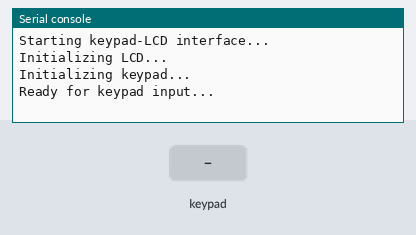
The program below on a simulated ESP32 board running MicroPython. On the bench: the last lines printed to the serial console. The test bench sets the inputs (shaded band).

Above: at 3.7 s.
3.8 s: key '1' pressed
At 4.8 s:
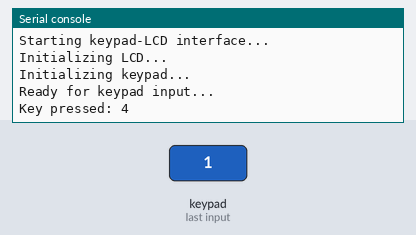
5.3 s: keypad keys 1 2 pressed 0.4 s apart
At 6.3 s:
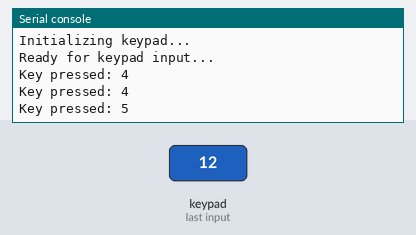
7.6 s: key '3' pressed
At 8.8 s:
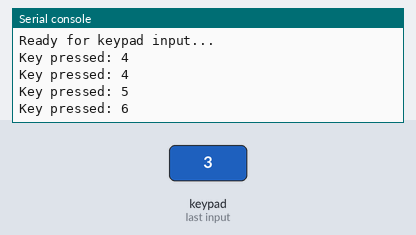
9.1 s: keypad keys 1 2 # pressed 0.4 s apart
At 10.8 s:
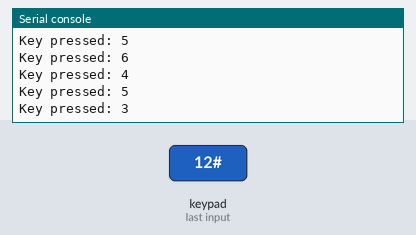
Timing chart, 0 to 12.3 s (numbered marks = the images above; inputs shaded):
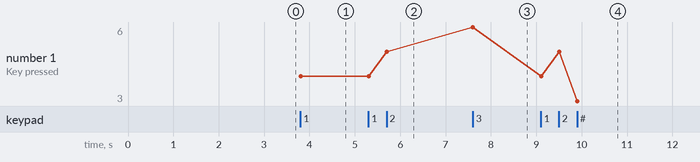

The program:

KeypadLCDTest.py
```python
import machine
import time
import utime
from machine import Pin, UART

# Define the keypad layout
KEYPAD_KEYS = [
    ['1', '2', '3'],
    ['4', '5', '6'],
    ['7', '8', '9'],
    ['*', '0', '#']
]

class RgbLcdDisplay:
    """Class to interface with the 16x2 LCD RGB display via USB-C UART"""

    def __init__(self, uart_id=1, baud_rate=9600):
        """Initialize the RGB LCD display using the USB-C UART connection"""
        self.uart = UART(uart_id, baud_rate)
        self.uart.init(baud_rate, bits=8, parity=None, stop=1)
        time.sleep(0.1)  # Wait for UART to initialize

    def clear(self):
        """Clear the display"""
        self.uart.write(b'\xFE\x58')  # Command to clear display
        time.sleep(0.1)  # Give display time to process

    def home(self):
        """Move cursor to home position"""
        self.uart.write(b'\xFE\x48')
        time.sleep(0.05)

    def set_cursor(self, row, col):
        """Position the cursor at specified row and column (0-indexed)"""
        # Calculate cursor position according to Matrix Orbital spec
        # Matrix Orbital uses 1-indexed positions, so we add 1
        col_pos = col + 1
        row_pos = row + 1
        self.uart.write(bytes([0xFE, 0x47, col_pos, row_pos]))
        time.sleep(0.01)

    def print(self, text):
        """Print text at the current cursor position"""
        self.uart.write(text.encode())
        time.sleep(0.05)

    def write(self, text):
        """Alias for print method"""
        self.print(text)

    def set_rgb(self, r, g, b):
        """Set the backlight color using RGB values (0-255)"""
        self.uart.write(b'\xFE\xD0' + bytes([r, g, b]))
        time.sleep(0.05)

    def set_color(self, color):
        """Set color using predefined colors"""
        colors = {
            "red": (255, 0, 0),
            "green": (0, 255, 0),
            "blue": (0, 0, 255),
            "yellow": (255, 255, 0),
            "teal": (0, 255, 255),
            "violet": (255, 0, 255),
            "white": (255, 255, 255),
            "off": (0, 0, 0)
        }

        if color in colors:
            r, g, b = colors[color]
            self.set_rgb(r, g, b)

    def display_on(self, minutes=0):
        """Turn the display on"""
        self.uart.write(bytes([0xFE, 0x42, minutes]))
        time.sleep(0.05)

    def display_off(self):
        """Turn the display off"""
        self.uart.write(b'\xFE\x46')
        time.sleep(0.05)

    def underline_cursor_on(self):
        """Turn on the underline cursor"""
        self.uart.write(b'\xFE\x4A')
        time.sleep(0.05)

    def underline_cursor_off(self):
        """Turn off the underline cursor"""
        self.uart.write(b'\xFE\x4B')
        time.sleep(0.05)

    def block_cursor_on(self):
        """Turn on the blinking block cursor"""
        self.uart.write(b'\xFE\x53')
        time.sleep(0.05)

    def block_cursor_off(self):
        """Turn off the blinking block cursor"""
        self.uart.write(b'\xFE\x54')
        time.sleep(0.05)

    def create_custom_char(self, location, charmap):
        """Create a custom character in CGRAM"""
        if location > 7:
            raise ValueError("Custom character location must be between 0 and 7")
        if len(charmap) != 8:
            raise ValueError("Character map must have exactly 8 bytes")

        cmd = bytes([0xFE, 0x4E, location]) + bytes(charmap)
        self.uart.write(cmd)
        time.sleep(0.1)


class MatrixKeypad:
    """Class to interface with a matrix keypad."""

    def __init__(self, row_pins, col_pins, keys=KEYPAD_KEYS):
        """
        Initialize the keypad.

        Args:
            row_pins (list): List of GPIO pin numbers for rows
            col_pins (list): List of GPIO pin numbers for columns
            keys (list): 2D list mapping keypad layout
        """
        self.rows = len(row_pins)
        self.cols = len(col_pins)
        self.keys = keys

        # Setup row pins as outputs (initially high)
        self.row_pins = []
        for pin in row_pins:
            self.row_pins.append(Pin(pin, Pin.OUT, value=1))

        # Setup column pins as inputs with pull-down resistors
        self.col_pins = []
        for pin in col_pins:
            self.col_pins.append(Pin(pin, Pin.IN, Pin.PULL_DOWN))

        # Variables for debouncing
        self.last_key_press = None
        self.last_press_time = 0
        self.debounce_time = 200  # ms

    def scan(self):
        """
        Scan the keypad and return the pressed key, or None if no key is pressed.
        Includes debouncing to avoid multiple detections of the same press.
        """
        # Check if enough time has passed since the last press
        if (utime.ticks_ms() - self.last_press_time) < self.debounce_time:
            return None

        # Scan the keypad
        for r, row_pin in enumerate(self.row_pins):
            # Set the current row low
            row_pin.value(0)

            # Check each column
            for c, col_pin in enumerate(self.col_pins):
                if col_pin.value():
                    # Key press detected
                    key = self.keys[r][c]

                    # Set row back high
                    row_pin.value(1)

                    # If same key is pressed again quickly, ignore it (debounce)
                    if key == self.last_key_press and (utime.ticks_ms() - self.last_press_time) < 500:
                        return None

                    # Update last key press info
                    self.last_key_press = key
                    self.last_press_time = utime.ticks_ms()

                    return key

            # Set row back high before checking next row
            row_pin.value(1)

        # No key was pressed
        return None

    def wait_for_key(self):
        """Wait for a key press and return the key."""
        key = None
        while key is None:
            key = self.scan()
            time.sleep_ms(10)
        return key


def main():
    """Main application to interface keypad with LCD."""
    print("Starting keypad-LCD interface...")

    # Define pins for the keypad
    # Modify these according to your actual connections
    ROW_PINS = [1, 2, 3, 4]  # Connected to rows of keypad
    COL_PINS = [5, 6, 7]     # Connected to columns of keypad

    try:
        # Initialize the LCD using USB-C UART
        print("Initializing LCD...")
        lcd = RgbLcdDisplay(uart_id=1)  # UART1 for USB-C port

        # Initialize the keypad
        print("Initializing keypad...")
        keypad = MatrixKeypad(ROW_PINS, COL_PINS)

        # Display welcome message
        lcd.clear()
        lcd.set_cursor(0, 0)  # First row (0-indexed)
        lcd.print("Keypad Test")
        lcd.set_cursor(1, 0)  # Second row (0-indexed)
        lcd.print("Press any key")
        lcd.set_rgb(0, 128, 255)  # Light blue backlight

        # For tracking cursor position (0-indexed)
        cursor_col = 0
        cursor_row = 0
        max_col = 15  # 16 columns (0-15) on a 16x2 display

        # Clear after a short delay
        time.sleep_ms(2000)
        lcd.clear()

        # Enable cursor
        lcd.underline_cursor_on()
        lcd.set_cursor(cursor_row, cursor_col)

        print("Ready for keypad input...")

        while True:
            key = keypad.scan()

            if key:
                print(f"Key pressed: {key}")

                # Handle special keys
                if key == '*':
                    # Backspace functionality
                    if cursor_col > 0:
                        cursor_col -= 1
                        lcd.set_cursor(cursor_row, cursor_col)
                        lcd.write(' ')  # Erase character
                        lcd.set_cursor(cursor_row, cursor_col)
                    elif cursor_row == 1 and cursor_col == 0:
                        # Move to end of first row
                        cursor_row = 0
                        cursor_col = max_col
                        lcd.set_cursor(cursor_row, cursor_col)

                elif key == '#':
                    # Enter/newline functionality
                    if cursor_row == 0:
                        cursor_row = 1
                        cursor_col = 0
                        lcd.set_cursor(cursor_row, cursor_col)
                    else:
                        # Clear and start over if already on second row
                        lcd.clear()
                        cursor_row = 0
                        cursor_col = 0
                        lcd.set_cursor(cursor_row, cursor_col)

                else:
                    # Display the key
                    lcd.write(key)

                    # Update cursor position
                    cursor_col += 1

                    # Handle wrapping
                    if cursor_col > max_col:
                        if cursor_row == 0:
                            cursor_row = 1
                            cursor_col = 0
                        else:
                            # Scroll up
                            lcd.clear()
                            lcd.set_cursor(0, 0)
                            # You could save the second row and move it to first row here
                            # For simplicity, we just clear and continue on first row
                            cursor_row = 0
                            cursor_col = 0

                    # Position cursor
                    lcd.set_cursor(cursor_row, cursor_col)

                # Add a small delay after processing a key
                time.sleep_ms(100)

            # Prevent CPU from running at 100%
            time.sleep_ms(10)

    except KeyboardInterrupt:
        print("Program terminated by user")
    except Exception as e:
        print(f"Error: {e}")
    finally:
        try:
            # Clean up
            lcd.clear()
            lcd.set_cursor(0, 0)
            lcd.print("Goodbye!")
            time.sleep_ms(1000)
            lcd.display_off()
            print("Program ended")
        except:
            pass


if __name__ == "__main__":
    main()
```

Measured:
- after the input at 3.8 s, the serial console: prints a new line at once (image 1)
- after the input at 5.3 s, the serial console: prints a new line after 0.40 s (image 2)
- after the input at 7.6 s, the serial console: prints a new line at once (image 3)
- after the input at 9.1 s, the serial console: prints a new line at once (image 4)
- plotted number 1: 4 → 5 after the input at 5.3 s, 5 → 6 after the input at 7.6 s, 6 → 3 after the input at 9.1 s
